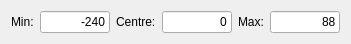
  <widget class="QWidget" name="layoutWidget_21">
   <property name="geometry">
    <rect>
     <x>420</x>
     <y>600</y>
     <width>351</width>
     <height>35</height>
    </rect>
   </property>
   <layout class="QHBoxLayout" name="horizontalLayout_24">
    <item>
     <widget class="QLabel" name="label_57">
      <property name="text">
       <string>Min:</string>
      </property>
     </widget>
    </item>
    <item>
     <widget class="QLineEdit" name="jawMin">
      <property name="text">
       <string>-240</string>
      </property>
      <property name="alignment">
       <set>Qt::AlignRight|Qt::AlignTrailing|Qt::AlignVCenter</set>
      </property>
     </widget>
    </item>
    <item>
     <widget class="QLabel" name="label_58">
      <property name="text">
       <string>Centre:</string>
      </property>
     </widget>
    </item>
    <item>
     <widget class="QLineEdit" name="jawTrim">
      <property name="text">
       <string>0</string>
      </property>
      <property name="alignment">
       <set>Qt::AlignRight|Qt::AlignTrailing|Qt::AlignVCenter</set>
      </property>
     </widget>
    </item>
    <item>
     <widget class="QLabel" name="label_59">
      <property name="text">
       <string>Max:</string>
      </property>
     </widget>
    </item>
    <item>
     <widget class="QLineEdit" name="jawMax">
      <property name="text">
       <string>88</string>
      </property>
      <property name="alignment">
       <set>Qt::AlignRight|Qt::AlignTrailing|Qt::AlignVCenter</set>
      </property>
     </widget>
    </item>
   </layout>
  </widget>
